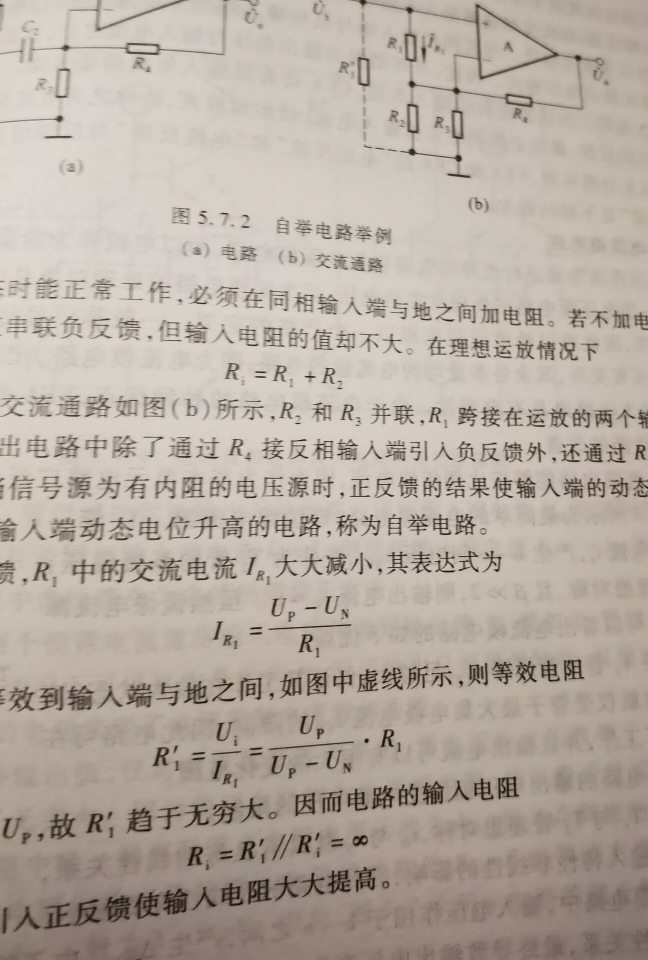
#> input picture pic_left/0.jpg, 1296 x 1920 px (shown at 1/2 size)
$ python -i rotation_according_to_word_direction.py   (imports and definitions only)
#> lines starting #> are read from the running program, lines starting #| are printed output that depends on the picture; after the words box and inside, x2 and y2 are one past the last pixel; in counts of white or black regions, pixels touching at a corner belong together
#> further down, picture is the input picture: shape (1920, 1296, 3); mean B, G, R 162, 171.4, 182
# ——*——coding:utf-8——*——
# author: hhhfccz(胡珈魁) time:2020/8/25
import numpy as np
import cv2
import math


def get_angle(lines):
    number_inexistence_k = 0
    sum_positive_k45 = 0
    number_positive_k45 = 0
    sum_positive_k90 = 0
    number_positive_k90 = 0
    sum_negative_k45 = 0
    number_negative_k45 = 0
    sum_negative_k90 = 0
    number_negative_k90 = 0
    number_zero_k = 0
    for x in lines:
        if x[2] == x[0]:
            number_inexistence_k += 1
            continue
        if 0 < math.degrees(math.atan((x[3] - x[1]) / (x[2] - x[0]))) < 45:
            number_positive_k45 += 1
            sum_positive_k45 += math.degrees(math.atan((x[3] - x[1]) / (x[2] - x[0])))
        if 45 <= math.degrees(math.atan((x[3] - x[1]) / (x[2] - x[0]))) < 90:
            number_positive_k90 += 1
            sum_positive_k90 += math.degrees(math.atan((x[3] - x[1]) / (x[2] - x[0])))
        if -45 < math.degrees(math.atan((x[3] - x[1]) / (x[2] - x[0]))) < 0:
            number_negative_k45 += 1
            sum_negative_k45 += math.degrees(math.atan((x[3] - x[1]) / (x[2] - x[0])))
        if -90 < math.degrees(math.atan((x[3] - x[1]) / (x[2] - x[0]))) <= -45:
            number_negative_k90 += 1
            sum_negative_k90 += math.degrees(math.atan((x[3] - x[1]) / (x[2] - x[0])))
        if x[3] == x[1]:
            number_zero_k += 1
    max_number = max(number_inexistence_k, number_positive_k45, number_positive_k90, number_negative_k45,
                     number_negative_k90, number_zero_k)
    if max_number == number_inexistence_k:
        return 90
    if max_number == number_positive_k45:
        return sum_positive_k45 / number_positive_k45
    if max_number == number_positive_k90:
        return sum_positive_k90 / number_positive_k90
    if max_number == number_negative_k45:
        return sum_negative_k45 / number_negative_k45
    if max_number == number_negative_k90:
        return sum_negative_k90 / number_negative_k90
    if max_number == number_zero_k:
        return 0


def rotate_img(img):
    img_gray = cv2.cvtColor(img, cv2.COLOR_BGR2GRAY)
    # 对图像进行边界扩充
    top_size, bottom_size, left_size, right_size = 50, 50, 50, 50
    img_new = cv2.copyMakeBorder(img_gray, top_size, bottom_size, left_size, right_size,
                                 borderType=cv2.BORDER_REPLICATE)
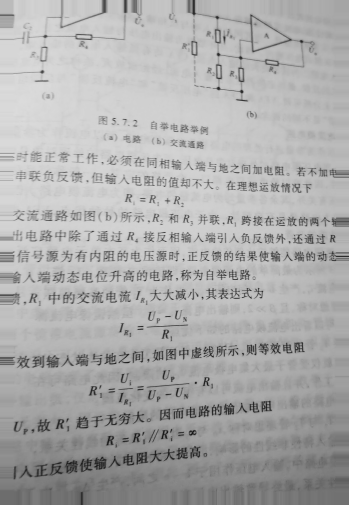
#> img_new: shape (2020, 1396) (shown at 1/4 size); min 2, max 230, mean 172.2
    h, w = img_new.shape[:2]

    # 取阈值，关键问题，阈值的判定对最终结果影响较大
    blur = cv2.GaussianBlur(img_new, (3, 3), 1)
    thresh = cv2.Canny(blur.astype(np.uint8), 127, 255)
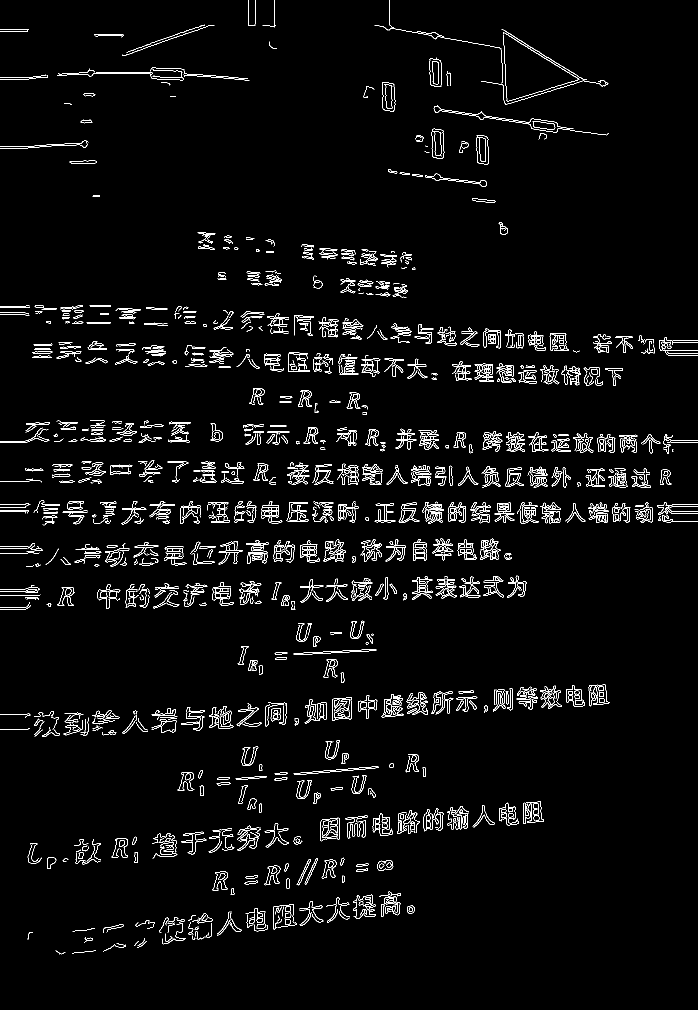
#> thresh: shape (2020, 1396) (shown at 1/2 size); 3.1% white in thin lines or dots

    # 霍夫变换，直线检测，关键问题
    lines = cv2.HoughLinesP(thresh.astype(np.uint8), 1.0, np.pi/180, 100, minLineLength=100, maxLineGap=20)
#> lines = 372 rows, first 6: [1179, 1023, 1395, 1023], [452, 1030, 773, 1035], [945, 1011, 1113, 1011], [848, 1015, 1062, 1015], [1105, 881, 1395, 881], [362, 1014, 598, 1014]
    if lines is not None:
        lines = lines[:, 0, :]
    else:
        lines = []

    angle = get_angle(lines)
#> the loop in get_angle, `for x in lines:` made 372 passes
#> (x, sum_positive_k45) on passes 2, 7, 8, 9, 12, 13, 17, 19: ([452, 1030, 773, 1035], 0.892), ([1028, 670, 1131, 677], 4.78), ([851, 1026, 1160, 1032], 5.89), ([851, 1034, 1062, 1038], 6.98), ([589, 641, 721, 648], 10.01), ([679, 716, 806, 720], 11.82), ([505, 1018, 696, 1021], 12.72), ([243, 721, 350, 727], 15.93)
#> after the loop in get_angle, `for x in lines:`: number_inexistence_k = 0; number_negative_k45 = 161; number_negative_k90 = 0; number_positive_k45 = 155; number_positive_k90 = 0; number_zero_k = 56; sum_negative_k45 = -632; sum_negative_k90 = 0; sum_positive_k45 = 428; sum_positive_k90 = 0
#> in get_angle, `max_number = max(number_inexistence_k, number_positive_k45, number_pos..`: max_number = 161
#> angle = -3.93
    center = (w // 2, h // 2)
    height_1 = int(w * math.fabs(math.sin(math.radians(angle))) + h * math.fabs(math.cos(math.radians(angle))))
#> height_1 = 2110
    width_1 = int(h * math.fabs(math.sin(math.radians(angle))) + w * math.fabs(math.cos(math.radians(angle))))
#> width_1 = 1531
    M = cv2.getRotationMatrix2D(center, angle, 1.0)
#> M = [[0.998, -0.0685, 70.78], [0.0685, 0.998, -45.42]]
    M[0, 2] += (width_1 - w) / 2
    M[1, 2] += (height_1 - h) / 2

    # 旋转
    rotated = cv2.warpAffine(img_gray, M, (width_1, height_1), flags=cv2.INTER_CUBIC, borderMode=cv2.BORDER_REPLICATE)
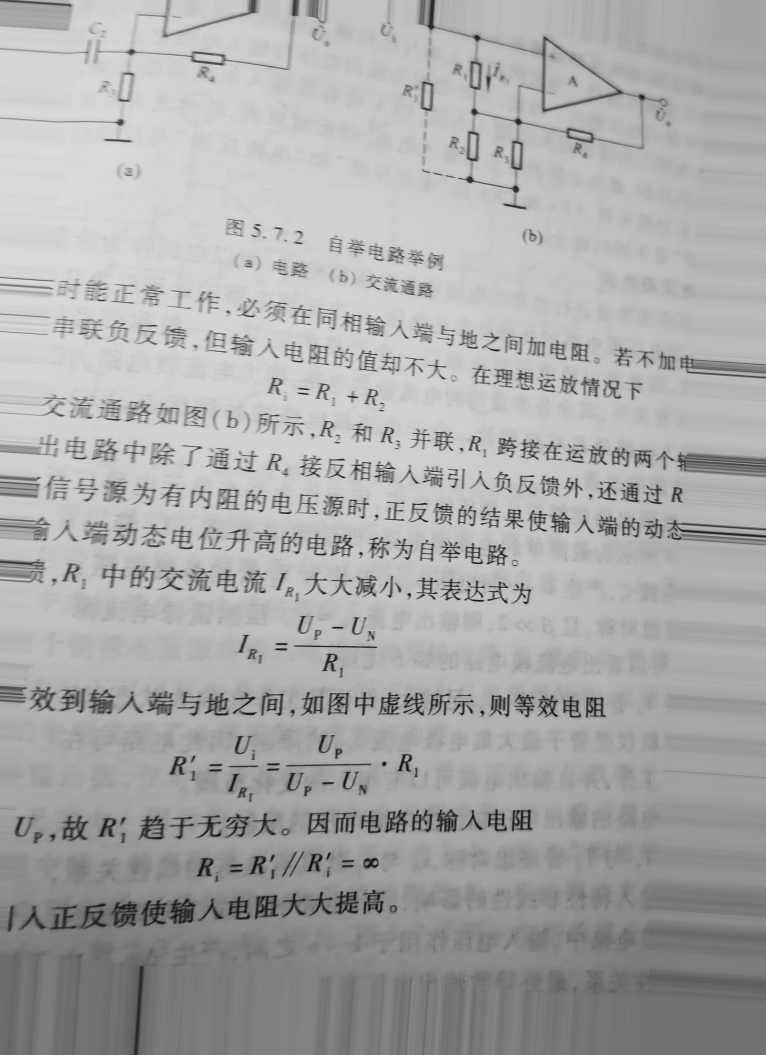
#> rotated: shape (2110, 1531) (shown at 1/2 size); min 0, max 236, mean 169.1
    rotated = cv2.resize(rotated, (int(width_1), int(height_1)), interpolation=cv2.INTER_CUBIC)

    return rotated


# [2 lines not run here, left out]

>>> import cv2
>>> picture = cv2.imread('pic_left/0.jpg')
>>> result = rotate_img(picture)

$ run again, on pic_left/1.jpg
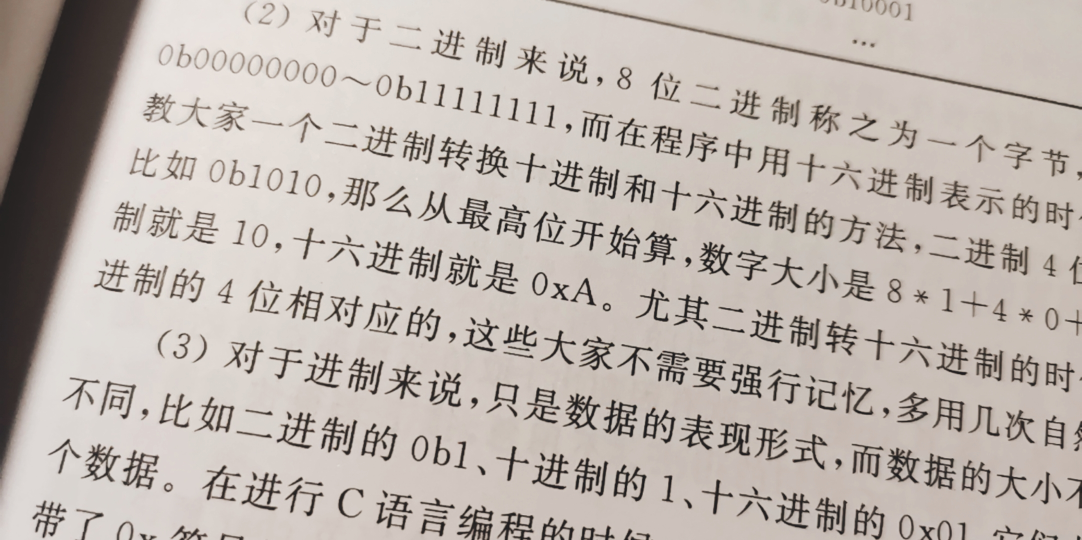
#> input picture pic_left/1.jpg, 2163 x 1080 px (shown at 1/2 size)
#> picture is the input picture: shape (1080, 2163, 3); mean B, G, R 172.7, 179.2, 188.1
#> in rotate_img, `thresh = cv2.Canny(blur.astype(np.uint8), 127, 255)`:
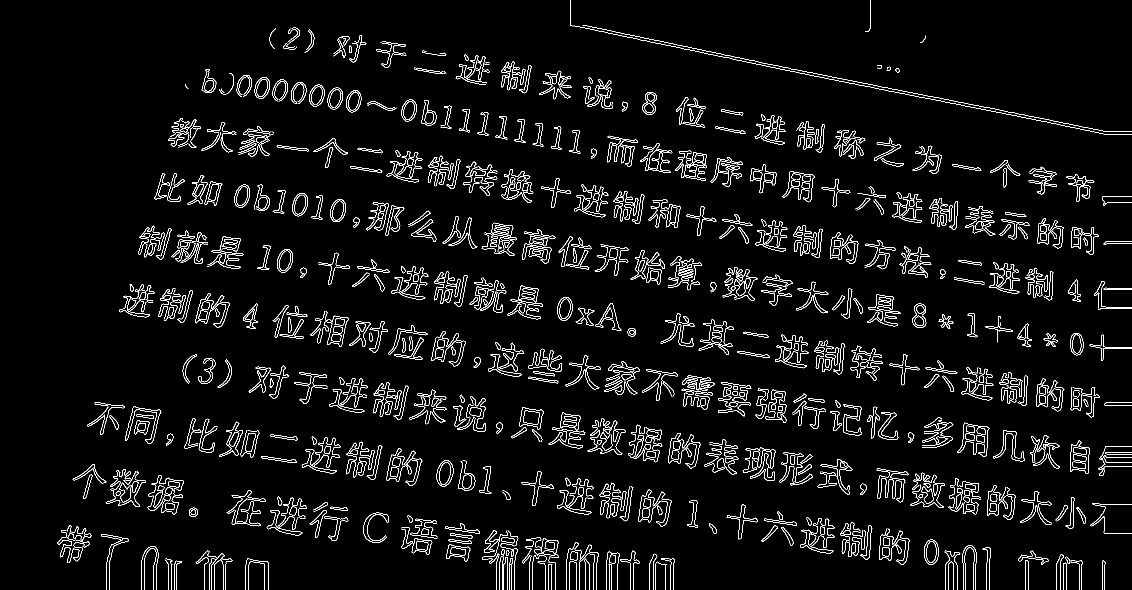
#> thresh: shape (1180, 2263) (shown at 1/2 size); 4.3% white in thin lines or dots
#> lines = 478 rows, first 6: [1249, 73, 1389, 101], [1754, 937, 1872, 955], [1904, 975, 2102, 1007], [1527, 452, 1664, 476], [322, 355, 440, 376], [1454, 1031, 1593, 1050]
#> the loop in get_angle, `for x in lines:` made 478 passes
#> (x, sum_positive_k45) on passes 1 to 8: ([1249, 73, 1389, 101], 11.31), ([1754, 937, 1872, 955], 19.98), ([1904, 975, 2102, 1007], 29.16), ([1527, 452, 1664, 476], 39.1), ([322, 355, 440, 376], 49.19), ([1454, 1031, 1593, 1050], 56.97), ([1265, 409, 1504, 451], 66.94), ([1173, 51, 1615, 144], 78.82)
#> after the loop in get_angle, `for x in lines:`: number_inexistence_k = 0; number_negative_k45 = 1; number_negative_k90 = 0; number_positive_k45 = 476; number_positive_k90 = 0; number_zero_k = 1; sum_negative_k45 = -1.04; sum_negative_k90 = 0; sum_positive_k45 = 4672.9; sum_positive_k90 = 0
#> max_number = 476
#> angle = 9.82
#> height_1 = 1548
#> width_1 = 2431
#> M = [[0.985, 0.171, -84.04], [-0.171, 0.985, 201.5]]
#> in rotate_img, `rotated = cv2.warpAffine(img_gray, M, (width_1, height_1), flags=cv2.I..`:
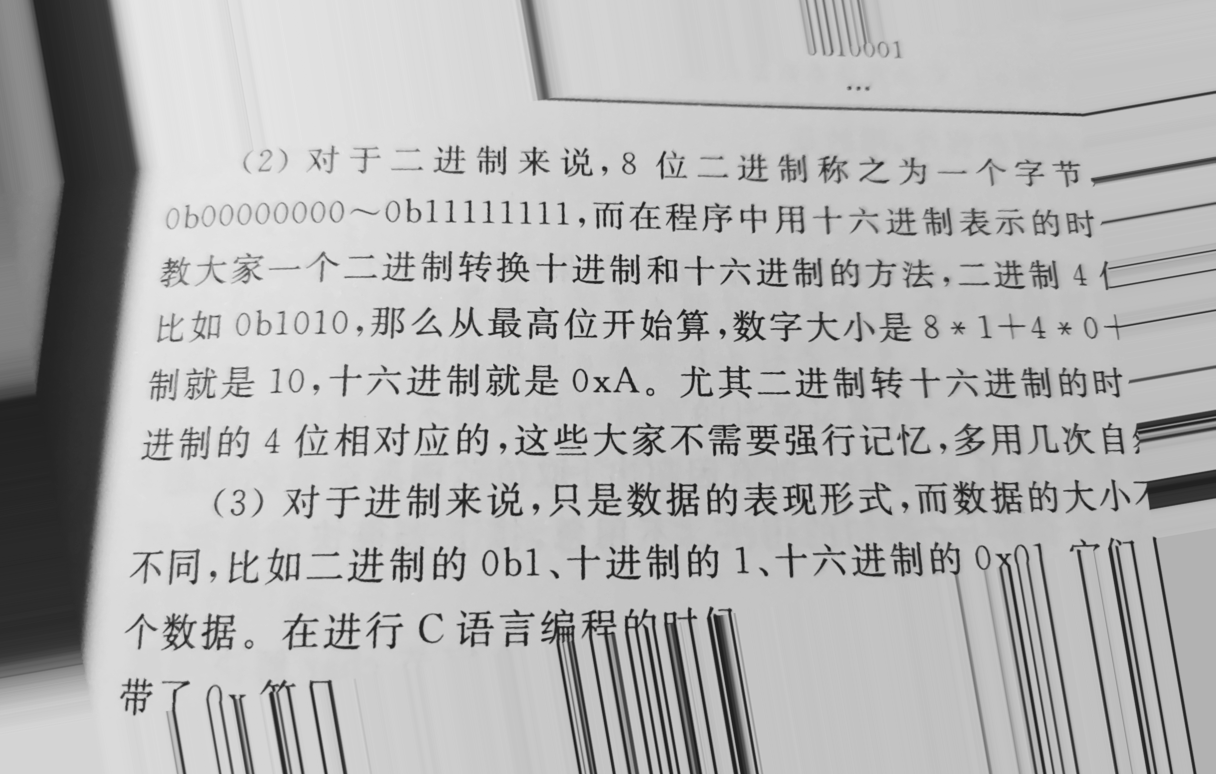
#> rotated: shape (1548, 2431) (shown at 1/2 size); min 20, max 232, mean 178.4
